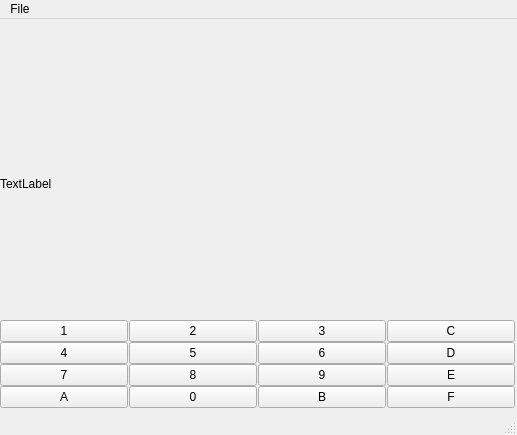
<?xml version="1.0" encoding="UTF-8"?>
<ui version="4.0">
 <class>QtGui</class>
 <widget class="QMainWindow" name="QtGui">
  <property name="geometry">
   <rect>
    <x>0</x>
    <y>0</y>
    <width>517</width>
    <height>435</height>
   </rect>
  </property>
  <property name="windowTitle">
   <string>QtGui</string>
  </property>
  <widget class="QWidget" name="centralwidget">
   <widget class="QWidget" name="verticalLayoutWidget">
    <property name="geometry">
     <rect>
      <x>0</x>
      <y>28</y>
      <width>516</width>
      <height>361</height>
     </rect>
    </property>
    <layout class="QVBoxLayout" name="verticalLayout">
     <property name="spacing">
      <number>0</number>
     </property>
     <item>
      <widget class="QLabel" name="label">
       <property name="text">
        <string>TextLabel</string>
       </property>
      </widget>
     </item>
     <item>
      <layout class="QGridLayout" name="gridLayout">
       <property name="spacing">
        <number>0</number>
       </property>
       <item row="1" column="3" alignment="Qt::AlignHCenter">
        <widget class="QPushButton" name="pushD">
         <property name="minimumSize">
          <size>
           <width>128</width>
           <height>0</height>
          </size>
         </property>
         <property name="styleSheet">
          <string notr="true"/>
         </property>
         <property name="text">
          <string>D</string>
         </property>
        </widget>
       </item>
       <item row="0" column="3" alignment="Qt::AlignHCenter">
        <widget class="QPushButton" name="pushC">
         <property name="minimumSize">
          <size>
           <width>128</width>
           <height>0</height>
          </size>
         </property>
         <property name="styleSheet">
          <string notr="true"/>
         </property>
         <property name="text">
          <string>C</string>
         </property>
        </widget>
       </item>
       <item row="0" column="1" alignment="Qt::AlignHCenter">
        <widget class="QPushButton" name="push2">
         <property name="minimumSize">
          <size>
           <width>128</width>
           <height>0</height>
          </size>
         </property>
         <property name="styleSheet">
          <string notr="true"/>
         </property>
         <property name="text">
          <string>2</string>
         </property>
        </widget>
       </item>
       <item row="3" column="1" alignment="Qt::AlignHCenter">
        <widget class="QPushButton" name="push0">
         <property name="minimumSize">
          <size>
           <width>128</width>
           <height>0</height>
          </size>
         </property>
         <property name="styleSheet">
          <string notr="true"/>
         </property>
         <property name="text">
          <string>0</string>
         </property>
        </widget>
       </item>
       <item row="1" column="0" alignment="Qt::AlignHCenter">
        <widget class="QPushButton" name="push4">
         <property name="minimumSize">
          <size>
           <width>128</width>
           <height>0</height>
          </size>
         </property>
         <property name="styleSheet">
          <string notr="true"/>
         </property>
         <property name="text">
          <string>4</string>
         </property>
        </widget>
       </item>
       <item row="3" column="3" alignment="Qt::AlignHCenter">
        <widget class="QPushButton" name="pushF">
         <property name="minimumSize">
          <size>
           <width>128</width>
           <height>0</height>
          </size>
         </property>
         <property name="styleSheet">
          <string notr="true"/>
         </property>
         <property name="text">
          <string>F</string>
         </property>
        </widget>
       </item>
       <item row="3" column="2" alignment="Qt::AlignHCenter">
        <widget class="QPushButton" name="pushB">
         <property name="minimumSize">
          <size>
           <width>128</width>
           <height>0</height>
          </size>
         </property>
         <property name="styleSheet">
          <string notr="true"/>
         </property>
         <property name="text">
          <string>B</string>
         </property>
        </widget>
       </item>
       <item row="2" column="3" alignment="Qt::AlignHCenter">
        <widget class="QPushButton" name="pushE">
         <property name="minimumSize">
          <size>
           <width>128</width>
           <height>0</height>
          </size>
         </property>
         <property name="styleSheet">
          <string notr="true"/>
         </property>
         <property name="text">
          <string>E</string>
         </property>
        </widget>
       </item>
       <item row="0" column="0" alignment="Qt::AlignHCenter">
        <widget class="QPushButton" name="push1">
         <property name="minimumSize">
          <size>
           <width>128</width>
           <height>0</height>
          </size>
         </property>
         <property name="baseSize">
          <size>
           <width>128</width>
           <height>0</height>
          </size>
         </property>
         <property name="styleSheet">
          <string notr="true"/>
         </property>
         <property name="text">
          <string>1</string>
         </property>
        </widget>
       </item>
       <item row="1" column="2" alignment="Qt::AlignHCenter">
        <widget class="QPushButton" name="push6">
         <property name="minimumSize">
          <size>
           <width>128</width>
           <height>0</height>
          </size>
         </property>
         <property name="styleSheet">
          <string notr="true"/>
         </property>
         <property name="text">
          <string>6</string>
         </property>
        </widget>
       </item>
       <item row="0" column="2" alignment="Qt::AlignHCenter">
        <widget class="QPushButton" name="push3">
         <property name="minimumSize">
          <size>
           <width>128</width>
           <height>0</height>
          </size>
         </property>
         <property name="styleSheet">
          <string notr="true"/>
         </property>
         <property name="text">
          <string>3</string>
         </property>
        </widget>
       </item>
       <item row="1" column="1" alignment="Qt::AlignHCenter">
        <widget class="QPushButton" name="push5">
         <property name="minimumSize">
          <size>
           <width>128</width>
           <height>0</height>
          </size>
         </property>
         <property name="styleSheet">
          <string notr="true"/>
         </property>
         <property name="text">
          <string>5</string>
         </property>
        </widget>
       </item>
       <item row="2" column="1" alignment="Qt::AlignHCenter">
        <widget class="QPushButton" name="push8">
         <property name="minimumSize">
          <size>
           <width>128</width>
           <height>0</height>
          </size>
         </property>
         <property name="styleSheet">
          <string notr="true"/>
         </property>
         <property name="text">
          <string>8</string>
         </property>
        </widget>
       </item>
       <item row="2" column="0" alignment="Qt::AlignHCenter">
        <widget class="QPushButton" name="push7">
         <property name="minimumSize">
          <size>
           <width>128</width>
           <height>0</height>
          </size>
         </property>
         <property name="styleSheet">
          <string notr="true"/>
         </property>
         <property name="text">
          <string>7</string>
         </property>
        </widget>
       </item>
       <item row="2" column="2" alignment="Qt::AlignHCenter">
        <widget class="QPushButton" name="push9">
         <property name="minimumSize">
          <size>
           <width>128</width>
           <height>0</height>
          </size>
         </property>
         <property name="styleSheet">
          <string notr="true"/>
         </property>
         <property name="text">
          <string>9</string>
         </property>
        </widget>
       </item>
       <item row="3" column="0" alignment="Qt::AlignHCenter">
        <widget class="QPushButton" name="pushA">
         <property name="minimumSize">
          <size>
           <width>128</width>
           <height>0</height>
          </size>
         </property>
         <property name="styleSheet">
          <string notr="true"/>
         </property>
         <property name="text">
          <string>A</string>
         </property>
        </widget>
       </item>
      </layout>
     </item>
    </layout>
   </widget>
  </widget>
  <widget class="QMenuBar" name="menubar">
   <property name="geometry">
    <rect>
     <x>0</x>
     <y>0</y>
     <width>517</width>
     <height>22</height>
    </rect>
   </property>
   <property name="nativeMenuBar">
    <bool>true</bool>
   </property>
   <widget class="QMenu" name="menuFile">
    <property name="title">
     <string>File</string>
    </property>
    <addaction name="actionOpen_ROM"/>
    <addaction name="actionClose_ROM"/>
   </widget>
   <addaction name="menuFile"/>
  </widget>
  <widget class="QStatusBar" name="statusbar"/>
  <action name="actionOpen_ROM">
   <property name="text">
    <string>Open ROM</string>
   </property>
  </action>
  <action name="actionClose_ROM">
   <property name="text">
    <string>Close ROM</string>
   </property>
  </action>
 </widget>
 <resources/>
 <connections/>
</ui>
